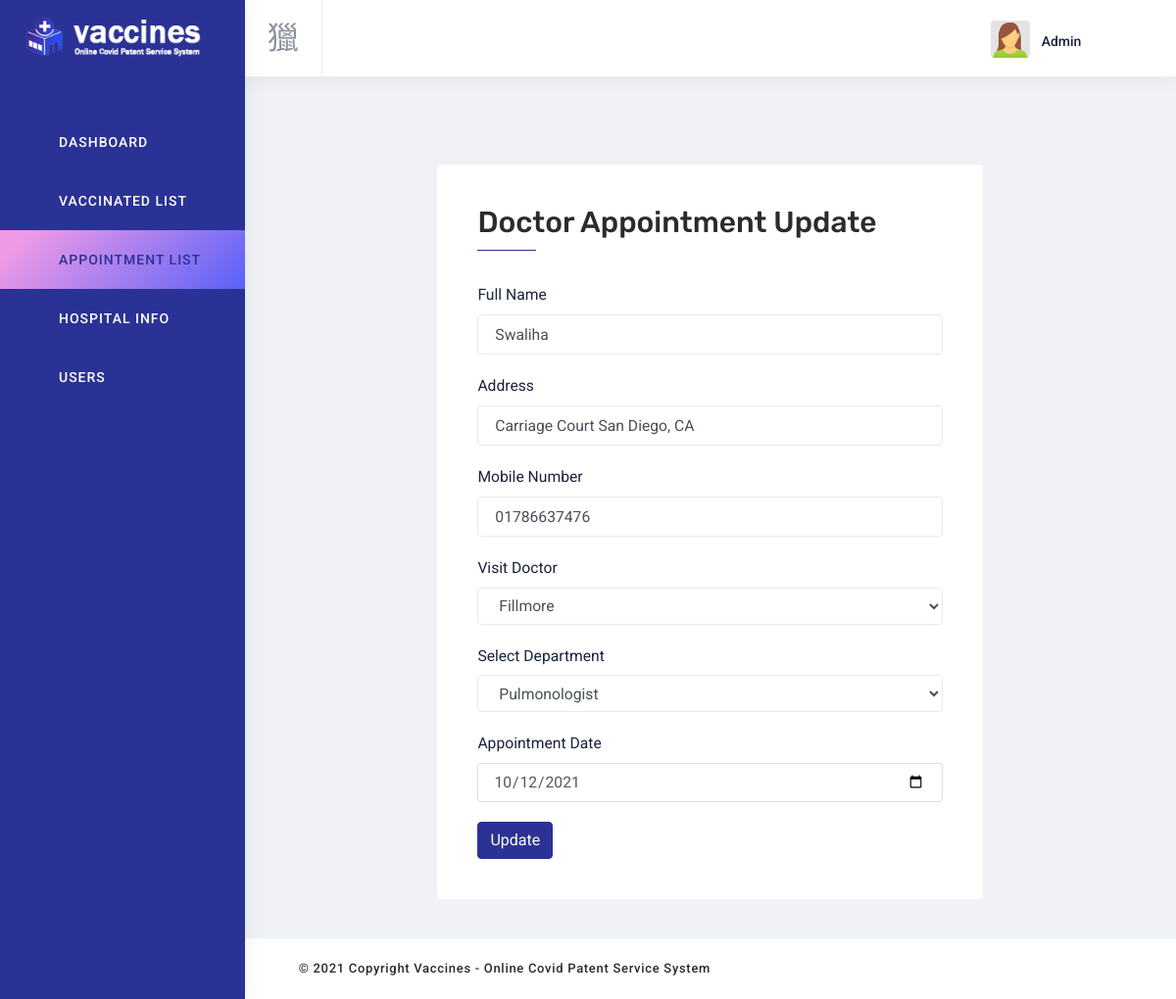
The app's page /admin/appointment-update.php?id=6 (signed in) with its own data.
### tables this page shows
CREATE TABLE `appointment` (
  `appointment_id` int(50) NOT NULL,
  `fullname` varchar(50) NOT NULL,
  `address` varchar(50) NOT NULL,
  `phone` varchar(50) NOT NULL,
  `visit_doctor` varchar(50) NOT NULL,
  `department` varchar(50) NOT NULL,
  `vdate` date DEFAULT NULL
);

### admin/appointment-update.php (the view, shortened to what this page needs)
<?php
include 'inc/header.php';
?>
      <div class="content-wrapper">
        <div class="content">
          <div class="row">
            <div class="col-lg-8 offset-lg-2  col-md-12 m-t-50 basic_form">
              <div class="card">
                <div class="card-body">
                  <div class="card-header">
                    <h3 class="d-inline"> Doctor Appointment Update </h3>
                  </div>
<?php
    $vaccine_idd = $_GET['id'];
    include "inc/connection.php";
    $query = "SELECT * FROM appointment WHERE appointment_id = {$vaccine_idd}";
    $result = mysqli_query($connection,$query) or die("FAILED");
    $count = mysqli_num_rows($result);
    if($count > 0){
        while($row = mysqli_fetch_assoc($result)){
?>
                <form  action="<?php $_SERVER['PHP_SELF']?>" method ="POST">
                      <div class="form-group">
                          <label for="title">Full Name</label>
                          <input type="text" name="a_name" class="form-control" id="title" value="<?php echo $row['fullname'] ?>" placeholder="" required>
                      </div>
                      <div class="form-group">
                          <label for="price">Address</label>
                          <input type="text" name="a_address" class="form-control" id="address" value="<?php echo $row['address'] ?>" placeholder="" required>
                      </div>
                      <div class="form-group">
                        <label for="phone">Mobile Number</label>
                        <input type="text" name="m_phone" class="form-control" id="phone" value="<?php echo $row['phone'] ?>" placeholder="">
                      </div>
                    <div class="form-group">
                        <label>Visit Doctor</label>
                        <select class="form-control" name="visit_doctor" value="<?php echo $row['visit_doctor'] ?>">
                            <?php
                                if($row['visit_doctor'] == Noushin){
                                  echo "<option value='Noushin' selected > Noushin </option>";
                                  echo "<option value='Swaliha'> Swaliha </option>";
                                  echo "<option value='Tithi'> Tithi </option>";
                                  echo "<option value='Pullen'> Pullen </option>";
                                  echo "<option value='Fillmore'> Fillmore </option>";
                                  echo "<option value='Nervo'> Nervo </option>";
                                  echo "<option value='Holler'> Holler </option>";
                                }elseif ($row['visit_doctor'] == Fillmore) {
                                  echo "<option value='Fillmore' selected> Fillmore </option>";
                                }
                            ?>
                        </select>
                    </div>
                    <div class="form-group">
                        <label>Select Department </label>
                        <select class="form-control" name="department" value="<?php echo $row['department'] ?>">
                            <?php
                                if($row['visit_doctor'] == cardiologist){
                                  echo "<option value='cardiologist' selected > Cardiologist </option>";
                                  echo "<option value='dentist'> Dentist </option>";
                                  echo "<option value='psychiatrists'> Psychiatrists </option>";
                                  echo "<option value='neurologist'> Neurologist </option>";
                                  echo "<option value='oncologist'> Oncologist </option>";
                                  echo "<option value='radiologist'> Radiologist </option>";
                                  echo "<option value='pulmonologist'> Pulmonologist </option>";
                                } else {
                                  echo "<option value='pulmonologist' selected> Pulmonologist </option>";
                                }
                            ?>
                        </select>
                    </div>
                    <div class="form-group">
                      <label for="phone">Appointment Date</label>
                      <input type="date" name="visitdate" class="form-control" id="m_date"  value="<?php echo $row['vdate'] ?>">
                    </div>
                      <input type="submit" name="submit" class="btn btn-primary" value="Update" required />
                  </form>
    <?php
            }
        }
    ?>
                </div>
              </div>
            </div>
          </div>
        </div>
      </div>
<?php include 'inc/footer.php';
?>

### admin/assets/css/style.css (style rules this page uses)
.card-header { display: flex; justify-content: space-between; flex-wrap: wrap; }
.card-header h3 { font-size: 25px; }
.basic_form h3 { font-size: 30px; position: relative; }
.basic_form h3::after { position: absolute; content: ""; background-color: #2b3295; width: 60px; height: 1px; bottom: 0; left: 0%; margin-bottom: -11px; }
.basic_form input[type="date"], .basic_form input[type="time"] { width: 100%; border: 1px solid #ddd; outline: none; box-shadow: none; height: 40px; padding-left: 15px; color: #595555; }

### records on screen
appointment: a_name "Swaliha", a_address "Carriage Court San Diego, CA", m_phone "01786637476", visit_doctor "Fillmore", department "Pulmonologist", visitdate "10/12/2021"

### other values on screen
$_SESSION['username'] "Admin"
